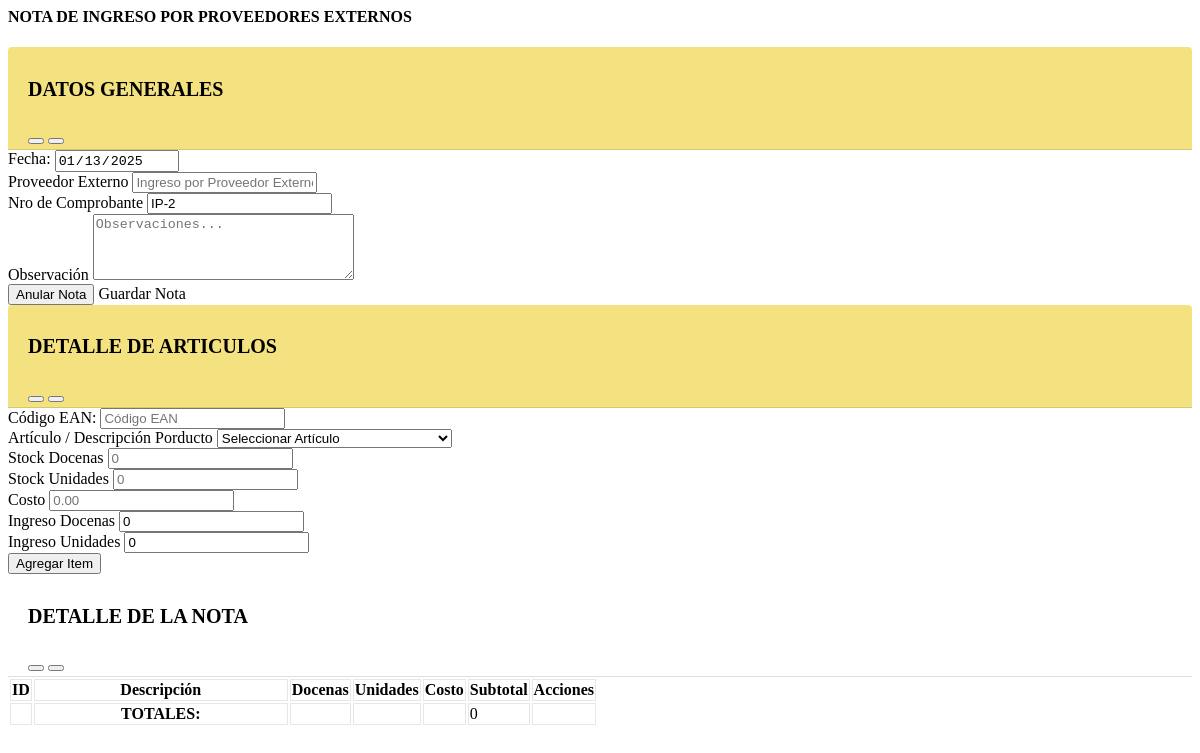
Before: /vista/FNProveedor.php with the older database file.
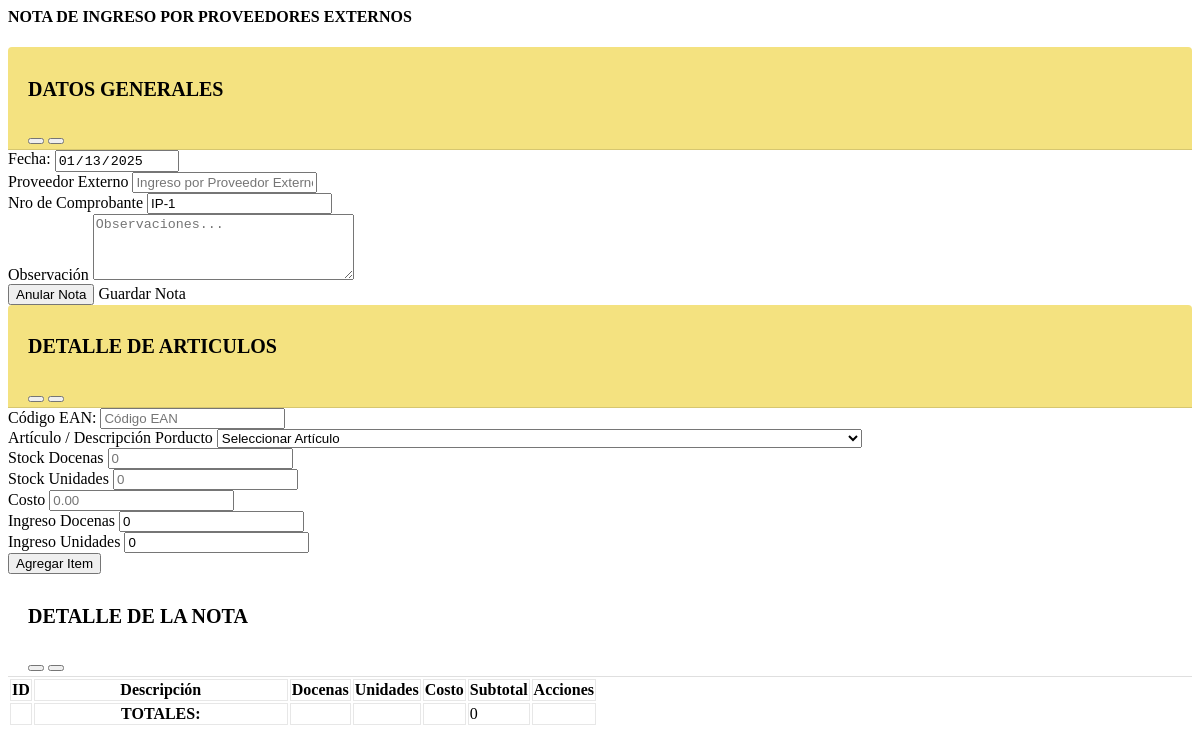
After: the same page with the newer database file.
### tables this page shows
CREATE TABLE `nota_ingreso_prov` (
  `id_ingreso_prov` int(11) NOT NULL,
  `nombre_personal` varchar(150) NOT NULL,
  `fecha_ingreso_prov` date NOT NULL,
  `nro_comprobante_prov` varchar(50) NOT NULL,
  `observacion_ingreso_prov` varchar(250) NOT NULL,
  `detalle_ingreso_prov` text NOT NULL,
  `estado_ingreso_prov` tinyint(4) NOT NULL DEFAULT 1
);

### modelo/conexion.php (called while the page is built)
<?php
class Conexion
{
  static public function conectar()
  {
    $host = "localhost";
    $db = "sistema_inventario";
    $userDB = "root";
    $passDB = "";
    $link = new PDO("mysql:host=" . $host . ";" . "dbname=" . $db, $userDB, $passDB);
    $link->exec("set names utf8");
    return $link;
  }
}

### modelo/productoModelo.php (called while the page is built, shortened)
<?php
require_once "conexion.php";
class ModeloProducto
{
  static public function mdlMostrarIngProv()
  {
    $stmt = Conexion::conectar()->prepare("select count(*) as registros from nota_ingreso_prov");
    $stmt->execute();
    return $stmt->fetchColumn();
  }
  static public function mdlMostrarUltimaNPE()
  {
    $stmt = Conexion::conectar()->prepare("SELECT * FROM nota_ingreso_prov ORDER BY id_ingreso_prov DESC");
    $stmt->execute();
    return $stmt->fetch();
  }
}

### controlador/productoControlador.php (called while the page is built, shortened)
<?php
class ControladorProducto
{
  static public function ctrMostrarIngProv()
  {
    $respuesta = ModeloProducto::mdlMostrarIngProv();
    return $respuesta;
  }
  static public function ctrMostrarUltimaNPE()
  {
    $respuesta = ModeloProducto::mdlMostrarUltimaNPE();
    return $respuesta;
  }
}

### vista/FNProveedor.php (the view, shortened to what this page needs)
<div class="content-wrapper">
    <section class="content-header text-center pt-1 mt-1 pb-1 mb-1">
        <h4 class="align-item-center pt-0 mt-0 pb-0 mb-0 bg-dark">NOTA DE INGRESO POR PROVEEDORES EXTERNOS</h4>
    </section>
    <section class="content">
        <form id="FNotaEmpaque">
            <div class="row">
                <div class="col-sm-6">
                    <div class="card card-warning card-outline">
                        <div class="card-header" style="background-color: #F4E280;">
                            <h4 class="card-title" style="font-size:20px;">DATOS GENERALES</h4>
                            <div class="card-tools">
                                <button type="button" class="btn btn-tool" data-card-widget="collapse" title="Collapse">
                                </button>
                                <button type="button" class="btn btn-tool" data-card-widget="remove" title="Remove">
                                </button>
                            </div>
                        </div>
                        <div class="card-body row pb-2 mb-2">
                            <div class="col-md-4">
                                <div class="form-group">
                                    <label for="">Fecha:</label>
                                    <input type="date" class="form-control" name="fecha" id="fecha" value="<?php date_default_timezone_set('America/La_Paz'); echo date('Y-m-d'); ?>" readonly>
                                </div>
                            </div>
                            <div class="col-md-8">
                                <div class="form-group">
                                    <label>Proveedor Externo</label>
                                    <input type="text" class="form-control" name="personal" id="personal" placeholder="Ingreso por Proveedor Externo">
                                </div>
                            </div>
                            <div class="col-md-4">
                                <div class="form-group">
                                    <label for="">Nro de Comprobante</label>
                                    <?php
                                    $registros = ControladorProducto::ctrMostrarIngProv();
                                    if ($registros == 0) {
                                        echo '<input type="text" class="form-control" id="nroComprobante" name="nroComprobante" value="IP-1" readonly>';
                                    } else {
                                        $notaRegistro = ControladorProducto::ctrMostrarUltimaNPE();
                                        $codigo = $notaRegistro["nro_comprobante_prov"];
                                        $dividirCodigo = explode("-", $codigo);
                                        $numeroCorrelativo = $dividirCodigo[1] + 1;
                                        echo '<input type="text" class="form-control" id="nroComprobante" name="nroComprobante" value="IP-' . $numeroCorrelativo . '" readonly>';
                                    }
                                    ?>
                                </div>
                            </div>
                            <div class="col-md-8">
                                <div class="form-group">
                                    <label for="">Observación</label>
                                    <textarea class="form-control" name="observacion" id="observacion" cols="30" rows="4" placeholder="Observaciones..."></textarea>
                                </div>
                            </div>
                        </div>
                        <div class="card-footer text-right">
                            <button type="button" class="btn btn-default bg-dark" onclick="location.reload();"><i class="fas fa-times"></i> Anular Nota</button>
                            <a class="btn btn-success" onclick="GuardarNotaProv()"><i class="fas fa-download"></i> Guardar Nota</a>
                        </div>
                    </div>
                </div>
                <div class="col-sm-6">
                    <div class="card card-warning card-outline">
                        <div class="card-header" style="background-color: #F4E280;">
                            <h4 class="card-title" style="font-size:20px;">DETALLE DE ARTICULOS</h4>
                            <div class="card-tools">
                                <button type="button" class="btn btn-tool" data-card-widget="collapse" title="Collapse">
                                </button>
                                <button type="button" class="btn btn-tool" data-card-widget="remove" title="Remove">
                                </button>
                            </div>
                        </div>
                        <div class="card-body row pb-0 mb-0">
                            <div class="col-md-4">
                                <div class="form-group">
                                    <label for="">Código EAN:</label>
                                    <input type="text" class="form-control" name="codigoEAN" id="codigoEAN" placeholder="Código EAN" readonly>
                                </div>
                            </div>
                            <div class="col-md-8">
                                <div class="form-group">
                                    <label>Artículo / Descripción Porducto</label>
                                    <select class="form-control select2bs4" name="productoEmpaque" id="productoEmpaque" onchange="datosProducto();">
                                        <option value="">Seleccionar Artículo</option>
                                    </select>
                                </div>
                            </div>
                            <div class="col-md-4">
                                <div class="form-group">
                                    <label for="">Stock Docenas</label>
                                    <input type="text" class="form-control" name="stockDocenas" id="stockDocenas" placeholder="0" readonly>
                                </div>
                            </div>
                            <div class="col-md-4">
                                <div class="form-group">
                                    <label for="">Stock Unidades</label>
                                    <input type="text" class="form-control" name="stockUnidades" id="stockUnidades" placeholder="0" readonly>
                                </div>
                            </div>
                            <div class="col-md-4">
                                <div class="form-group">
                                    <label for="">Costo</label>
                                    <input type="text" class="form-control" name="costoProducto" id="costoProducto" placeholder="0.00">
                                </div>
                            </div>
                            <div class="col-md-4">
                                <div class="form-group">
                                    <label for="">Ingreso Docenas</label>
                                    <input type="text" class="form-control" name="ingDocenas" id="ingDocenas" placeholder="0" value="0">
                                </div>
                            </div>
                            <div class="col-md-4">
                                <div class="form-group">
                                    <label for="">Ingreso Unidades</label>
                                    <input type="text" class="form-control" name="ingUnidades" id="ingUnidades" placeholder="0" value="0">
                                </div>
                            </div>
                        </div>
                        <div class="card-footer text-right">
                            <button type="button" class="btn btn-dark" onclick="agregarCarritoNE()"><i class="fas fa-plus-circle"></i> Agregar Item</button>
                        </div>
                    </div>
                </div>
            </div>
            <div class="card card-warning card-outline">
                <div class="card-header bg-warning">
                    <h4 class="card-title" style="font-size:20px;">DETALLE DE LA NOTA</h4>
                    <div class="card-tools">
                        <button type="button" class="btn btn-tool" data-card-widget="collapse" title="Collapse">
                        </button>
                        <button type="button" class="btn btn-tool" data-card-widget="remove" title="Remove">
                        </button>
                    </div>
                </div>
                <div class="card-body">
                    <div class=" row">
                        <div class="col-md-12">
                            <table class="table" id="detalleNE">
                                <thead class="text-center">
                                    <tr>
                                        <th>ID</th>
                                        <th width=250px;>Descripción</th>
                                        <th>Docenas</th>
                                        <th>Unidades</th>
                                        <th>Costo</th>
                                        <th>Subtotal</th>
                                        <th>Acciones</th>
                                    </tr>
                                </thead>
                                <tfoot class="text-center">
                                    <tr style="margin-right: 200px; padding-right: 500px;">
                                        <td></td>
                                        <th class="text-right">TOTALES:</th>
                                        <td id="totalDocenas"></td>
                                        <td id="totalUnidades"></td>
                                        <td></td>
                                        <td id="totalCell">0</td>
                                        <td></td>
                                    </tr>
                                </tfoot>
                            </table>
                        </div>
                    </div>
                </div>
            </div>
        </form>
    </section>
</div>

### vista/FNProveedor.php (style rules this page uses)
td, th { border: #E7E7E7 1px solid; }
.card-header { background-color: transparent; border-bottom: 1px solid rgba(0, 0, 0, 0.125); padding: 0.25rem 1.25rem; position: relative; border-top-left-radius: 0.25rem; border-top-right-radius: 0.25rem; }

Changed rows visible on the page:
removed nota_ingreso_prov: nroComprobante "IP-2"
Other visible differences:
form field nroComprobante: (not shown) → "IP-1"
